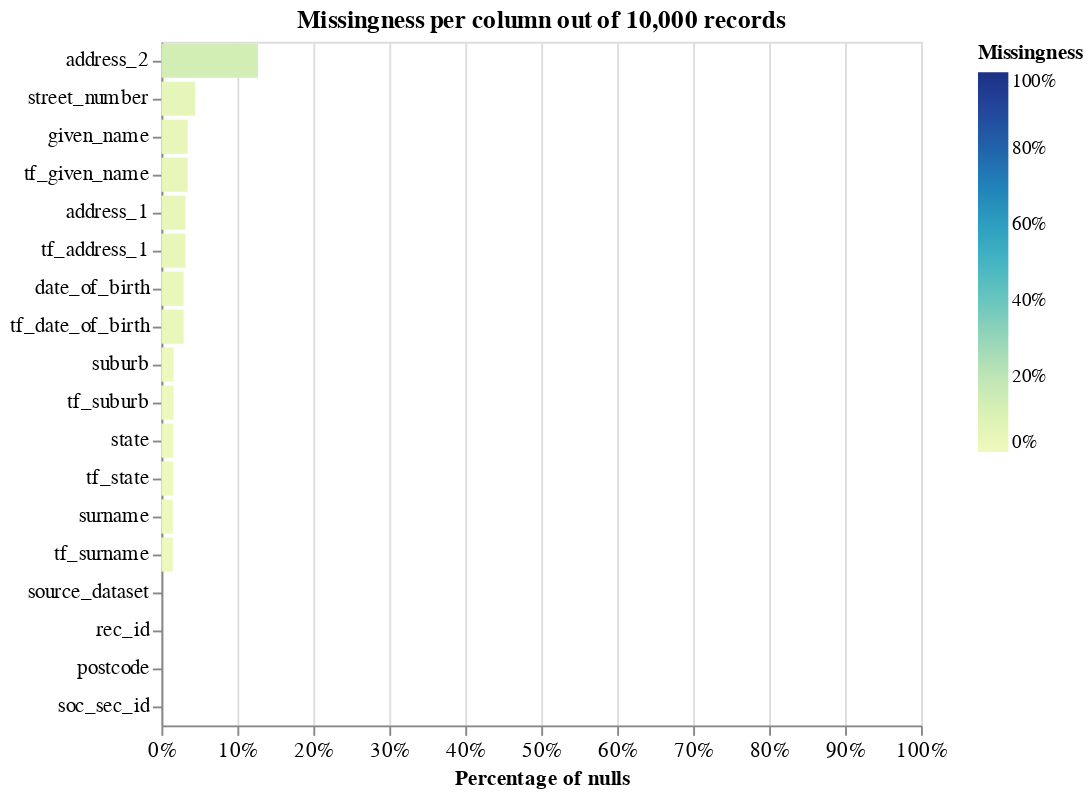

Here is the notebook cell this chart was saved with:
### Markdown cell above
On peut effectuer deux constats sur les résultats. 
- D'abord, il n'y a aucun faux positif ou presque, probablement dû au fait que les erreurs générées sur le fichier B sont assez légères et ne perturbent donc pas trop l'algorithme d'appariement.
- Du côté des faux négatifs, c'est moins satisfaisant : on rate beaucoup de paires d'individus identiques. La raison de ce défaut est sans doute le blocage un peu trop strict qui a été choisi, puisqu'on n'utilise que le code postal comme clé de blocage. Ainsi, tous les individus qui présentent une erreur sur le code postal dans le fichier B n'ont aucune chance d'être bien appariés, quelle que soit la qualité des données sur les autres champs identifiants. On pourrait donc améliorer l'appariement en utilisant plusieurs clés de bocage, afin de ne pas mettre trop de poids sur une seule variable.

Quoi qu'il en soit, ces résultats sont propres aux deux fichiers appariés. Un autre jeu de fichiers, avec des données de qualité différente et des types d'erreurs différents, donnerait un tout autre résultat.

### Code cell
linker.missingness_chart()

### Figure 1 — Vega-Lite specification as saved in the notebook (floating-point values rounded to 4 significant figures)
{"config": {"view": {"continuousWidth": 400, "continuousHeight": 300}, "axis": {"labelFontSize": 11}}, "layer": [{"mark": "bar", "encoding": {"color": {"field": "null_proportion", "legend": {"format": ".0%", "offset": 30}, "scale": {"domain": [0, 1], "range": "heatmap"}, "title": "Missingness", "type": "quantitative"}, "tooltip": [{"field": "column_name", "title": "Column", "type": "nominal"}, {"field": "null_count", "format": ",.0f", "title": "Count of nulls", "type": "quantitative"}, {"field": "null_proportion", "format": ".2%", "title": "Percentage of nulls", "type": "quantitative"}, {"field": "total_record_count", "format": ",.0f", "title": "Total record count", "type": "quantitative"}], "x": {"axis": {"format": "%", "labelAlign": "center", "title": "Percentage of nulls"}, "field": "null_proportion", "scale": {"domain": [0, 1]}, "type": "quantitative"}, "y": {"axis": {"title": ""}, "field": "column_name", "sort": "-x", "type": "nominal"}}, "title": "Missingness per column out of 10,000 records"}], "data": {"values": [{"null_proportion": 0.0, "null_count": 0, "total_record_count": 10000, "column_name": "source_dataset"}, {"null_proportion": 0.0, "null_count": 0, "total_record_count": 10000, "column_name": "rec_id"}, {"null_proportion": 0.0346, "null_count": 346, "total_record_count": 10000, "column_name": "given_name"}, {"null_proportion": 0.015, "null_count": 150, "total_record_count": 10000, "column_name": "surname"}, {"null_proportion": 0.0445, "null_count": 445, "total_record_count": 10000, "column_name": "street_number"}, {"null_proportion": 0.0318, "null_count": 318, "total_record_count": 10000, "column_name": "address_1"}, {"null_proportion": 0.1271, "null_count": 1271, "total_record_count": 10000, "column_name": "address_2"}, {"null_proportion": 0.0161, "null_count": 161, "total_record_count": 10000, "column_name": "suburb"}, {"null_proportion": 0.0, "null_count": 0, "total_record_count": 10000, "column_name": "postcode"}, {"null_proportion": 0.0157, "null_count": 157, "total_record_count": 10000, "column_name": "state"}, {"null_proportion": 0.0293, "null_count": 293, "total_record_count": 10000, "column_name": "date_of_birth"}, {"null_proportion": 0.0, "null_count": 0, "total_record_count": 10000, "column_name": "soc_sec_id"}, {"null_proportion": 0.0293, "null_count": 293, "total_record_count": 10000, "column_name": "tf_date_of_birth"}, {"null_proportion": 0.015, "null_count": 150, "total_record_count": 10000, "column_name": "tf_surname"}, {"null_proportion": 0.0161, "null_count": 161, "total_record_count": 10000, "column_name": "tf_suburb"}, {"null_proportion": 0.0157, "null_count": 157, "total_record_count": 10000, "column_name": "tf_state"}, {"null_proportion": 0.0318, "null_count": 318, "total_record_count": 10000, "column_name": "tf_address_1"}, {"null_proportion": 0.0346, "null_count": 346, "total_record_count": 10000, "column_name": "tf_given_name"}], "name": "data-0e7bce5a1d2f132e282789d6ef7780fe"}, "title": "", "$schema": "https://vega.github.io/schema/vega-lite/v5.9.3.json"}
